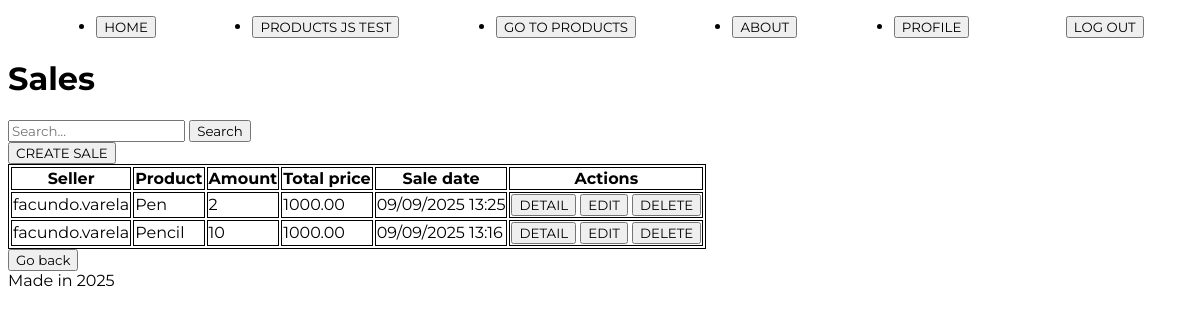
Before: /product/sale/list (signed in) with the older database file.
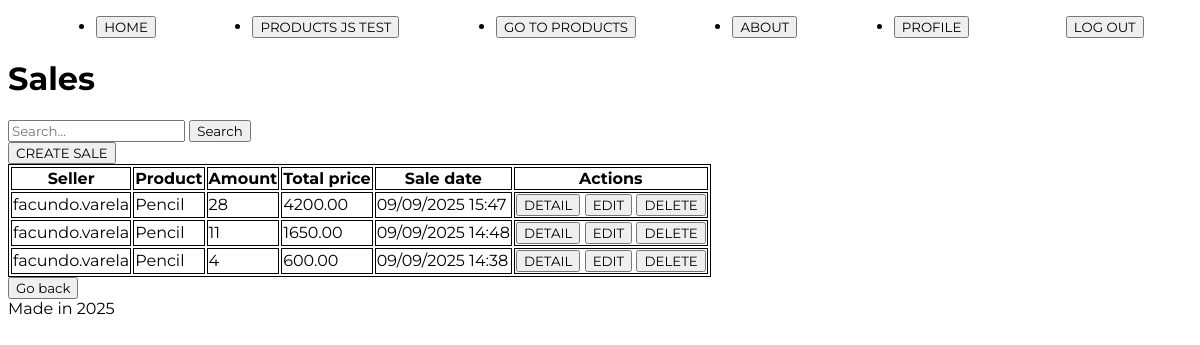
After: the same page with the newer database file.
### product/models.py (models this page shows, shortened)
class Sale(models.Model):
    seller = models.ForeignKey(Seller, on_delete=models.CASCADE)
    product = models.ForeignKey(Product, on_delete=models.CASCADE)
    amount = models.PositiveBigIntegerField()
    total_price = models.DecimalField(max_digits=10, decimal_places=2, editable=False)
    sell_date = models.DateTimeField(default=timezone.now, editable=False)
    class Meta:
        ordering = ("-sell_date",)

class Seller(models.Model):
    user = models.OneToOneField(User, on_delete=models.CASCADE, related_name="seller")
    cellphone = models.CharField(max_length=50)
    user_img = models.ImageField(upload_to="profile_images", null=True, blank=True)

class Product(models.Model):
    category=models.ForeignKey(Category, on_delete=models.CASCADE, null=True, blank=True, verbose_name='category')
    name = models.CharField(max_length=150, db_index=True) #facilita la búsqueda en la BD
    description = models.TextField(blank=True, null=True, verbose_name='Description') #blank: el campo puede dejarse vacío cuando es True
    price = models.DecimalField(max_digits=10, decimal_places=2)
    stock = models.PositiveIntegerField()
    class Meta: #Se utiliza para definir opciones de configuración adicionales de un modelo
        unique_together = ('category', 'name') #la combinación de los campos debe ser única en la BD
        verbose_name = 'Product' #Define el nombre singular legible del modelo (también usado en el panel de ADMIN)
        verbose_name_plural = 'Products' #Define el nombre plurar legible del modelo (también usado en el panel de ADMIN)

### product/views_models/sale.py (the view)
# urls.py: path('sale/list', sale.sale_list, name='sale_list'),
def sale_list(request: HttpRequest) ->HttpResponse:
    search = request.GET.get('query')
    if search:
        queryset = models.Sale.objects.filter(
            seller__user__username__icontains=search
            ) | models.Sale.objects.filter(product__name__icontains=search)
    else:
        queryset = models.Sale.objects.all()
    context2 = context.copy()
    context2.update({'object_list':queryset})
    return render(request, 'product/Sale_crud/sale_list.html', context2)

### product/templates/product/Sale_crud/sale_list.html
{% extends 'core/base.html' %}
{% block content %}
<h1>Sales</h1>
<form method="get" action="">
    <input type="text" name="query" placeholder="Search...">
    <button type="submit">Search</button>
</form>
<a href="{% url 'product:sale_create' %}"><button>CREATE SALE</button></a>
<table class="tablaPrueba">
    <thead>
        <tr>
            <th>Seller</th>
            <th>Product</th>
            <th>Amount</th>
            <th>Total price</th>
            <th>Sale date</th>
            <th>Actions</th>
        </tr>
    </thead>
    <tbody>
        {% for sale in object_list %}
        <tr>
            <td> {{ sale.seller.user.username }}</td>
            <td> {{ sale.product.name }}</td>
            <td> {{ sale.amount }}</td>
            <td> {{ sale.total_price }}</td>
            <td> {{ sale.sell_date|date:'d/m/Y H:i' }}</td>
            <td>
                <a href="{% url 'product:sale_detail' sale.id %}"><button>DETAIL</button></a>
                <a href="{% url 'product:sale_update' sale.id %}"><button>EDIT</button></a>
                <a href="{% url 'product:sale_delete' sale.id %}"><button>DELETE</button></a>
            </td>
        </tr>
        {% empty %}
        <tr>
            <td>No data available</td>
        </tr>
        {% endfor %}
    </tbody>
</table>
<a href="{% url 'product:index' %}"><button>Go back</button></a>
{% endblock content %}

Changed rows visible on the page:
removed Sale: seller.user.username "facundo.varela", product.name "Pen", amount "2", total_price "1000.00", sell_date "09/09/2025 13:25"
removed Sale: seller.user.username "facundo.varela", product.name "Pencil", amount "10", total_price "1000.00", sell_date "09/09/2025 13:16"
added Sale: seller.user.username "facundo.varela", product.name "Pencil", amount "28", total_price "4200.00", sell_date "09/09/2025 15:47"
added Sale: seller.user.username "facundo.varela", product.name "Pencil", amount "11", total_price "1650.00", sell_date "09/09/2025 14:48"
added Sale: seller.user.username "facundo.varela", product.name "Pencil", amount "4", total_price "600.00", sell_date "09/09/2025 14:38"
